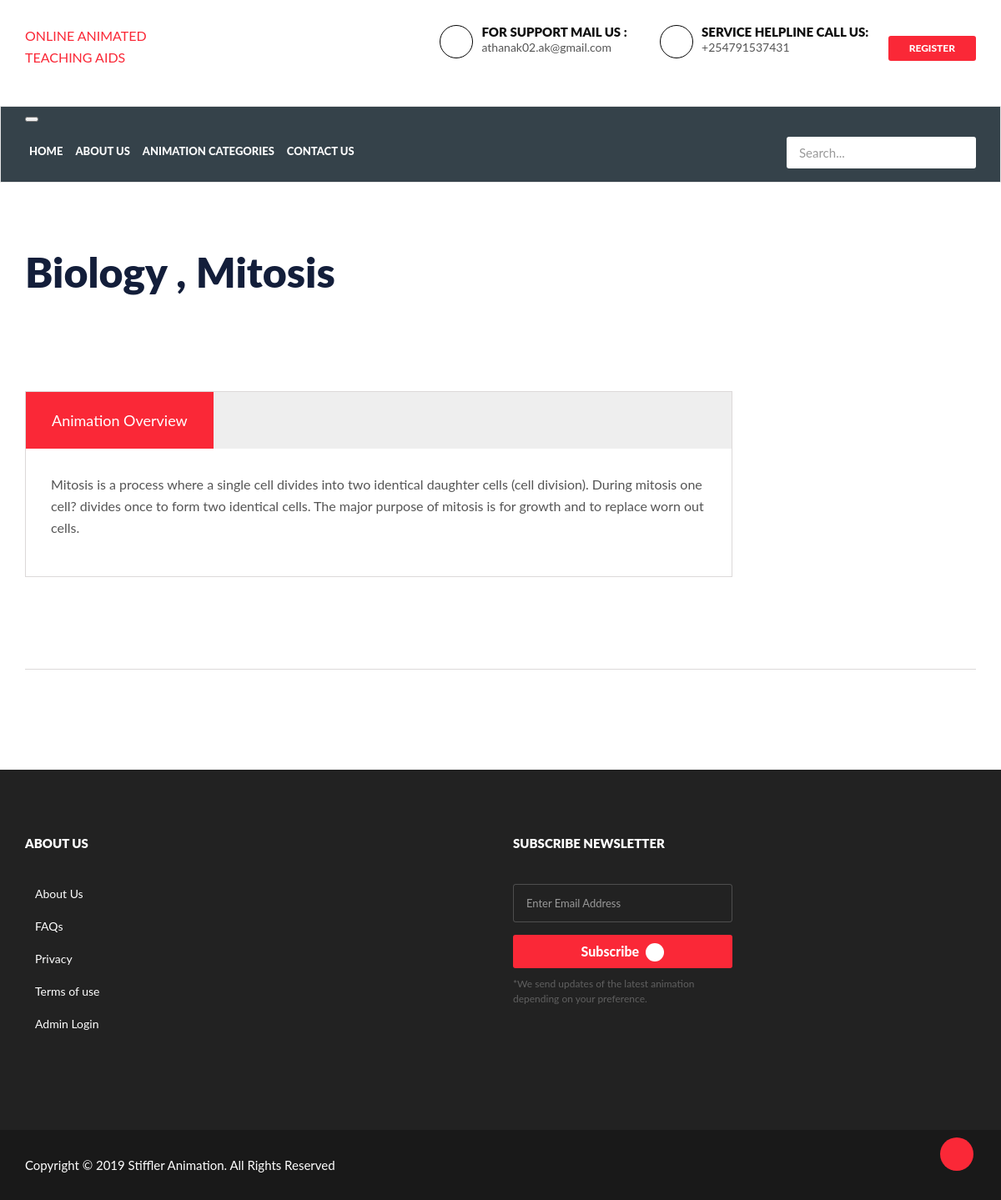
Screenshot of /animation-details.php?aid=10 with the database file from the repository.
### tables this page shows
CREATE TABLE `tblanimations` (
  `id` int(11) NOT NULL,
  `AnimationsTitle` varchar(150) DEFAULT NULL,
  `AnimationsCategory` int(11) DEFAULT NULL,
  `AnimationsOverview` longtext,
  `Vimage1` varchar(120) DEFAULT NULL,
  `Vimage2` varchar(120) DEFAULT NULL,
  `Vimage3` varchar(120) DEFAULT NULL,
  `Vimage4` varchar(120) DEFAULT NULL,
  `Vimage5` varchar(120) DEFAULT NULL,
  `RenderingDate` timestamp NOT NULL DEFAULT CURRENT_TIMESTAMP,
  `UpdationDate` timestamp NULL DEFAULT NULL ON UPDATE CURRENT_TIMESTAMP
);

CREATE TABLE `tblcategories` (
  `id` int(11) NOT NULL,
  `CategoryName` varchar(120) NOT NULL,
  `CreationDate` timestamp NULL DEFAULT CURRENT_TIMESTAMP,
  `UpdationDate` timestamp NULL DEFAULT NULL ON UPDATE CURRENT_TIMESTAMP
);

### animation-details.php (the view, shortened to what this page needs)
<?php
include('include/database.php');
?>
<!DOCTYPE HTML>
<html lang="en">
<head>
   <link rel="stylesheet" href="assets/bootstrap.min.css" type="text/css">
<link rel="stylesheet" href="assets/slick.css" type="text/css">
<link rel="stylesheet" href="assets/owl.carousel.css" type="text/css">
<link rel="stylesheet" href="assets/owl.transitions.css" type="text/css">
<link href="assets/bootstrap-slider.min.css" rel="stylesheet">
<link href="assets/font-awesome.min.css" rel="stylesheet">
   <link rel="stylesheet" href="https://stackpath.bootstrapcdn.com/bootstrap/3.4.1/css/bootstrap.min.css">
	<link rel="stylesheet" href="https://maxcdn.bootstrap/3.2.1/css/bootstrap.theme.mini.css">
	<link rel="stylesheet"  href="assets/master.css">
</head>
<body>
<?php include('include/header.php');?>
<?php
$aid=intval($_GET['aid']);
$sql = "SELECT tblanimations.*,tblcategories.CategoryName,tblcategories.id as cid  from tblanimations join tblcategories on tblcategories.id=tblanimations.AnimationsCategory where tblanimations.id=:aid";
$query = $conn -> prepare($sql);
$query->bindParam(':aid',$aid, PDO::PARAM_STR);
$query->execute();
$results=$query->fetchAll(PDO::FETCH_OBJ);
if($query->rowCount() > 0)
{
foreach($results as $result)
{
?>
<section class="listing-detail">
  <div class="container">
    <div class="listing_detail_head row">
      <div class="col-md-9">
        <h2><?php echo htmlentities($result->CategoryName);?> , <?php echo htmlentities($result->AnimationsTitle);?></h2>
      </div>
      <div class="col-md-3">
      </div>
    </div>
    <div class="row">
      <div class="col-md-9">
        <div class="listing_more_info">
          <div class="listing_detail_wrap">
            <ul class="nav nav-tabs gray-bg" role="tablist">
              <li role="presentation" class="active"><a href="#animation-overview " aria-controls="animation-overview" role="tab" data-toggle="tab">Animation Overview </a></li>
            </ul>
            <div class="tab-content">
              <div role="tabpanel" class="tab-pane active" id="animation-overview">
                <p><?php echo htmlentities($result->AnimationsOverview);?></p>
              </div>
            </div>
          </div>
        </div>
<?php }} ?>
      </div>
    </div>
    <div class="space-20"></div>
    <div class="divider"></div>
  </div>
</section>
<?php include('include/footer.php');?>
<div id="back-top" class="back-top"> <a href="#top"><i class="fa fa-angle-up" aria-hidden="true"></i> </a> </div>
</body>
</html>

### rows the page displays
tblanimations: tblcategories.CategoryName "Biology", AnimationsTitle "Mitosis", AnimationsOverview "Mitosis is a process where a single cell divides into two identical daughter cells (cell division). During mitosis one cell? divides once to form two identical cells. The major purpose of mitosis is for growth and to replace worn out cells."
